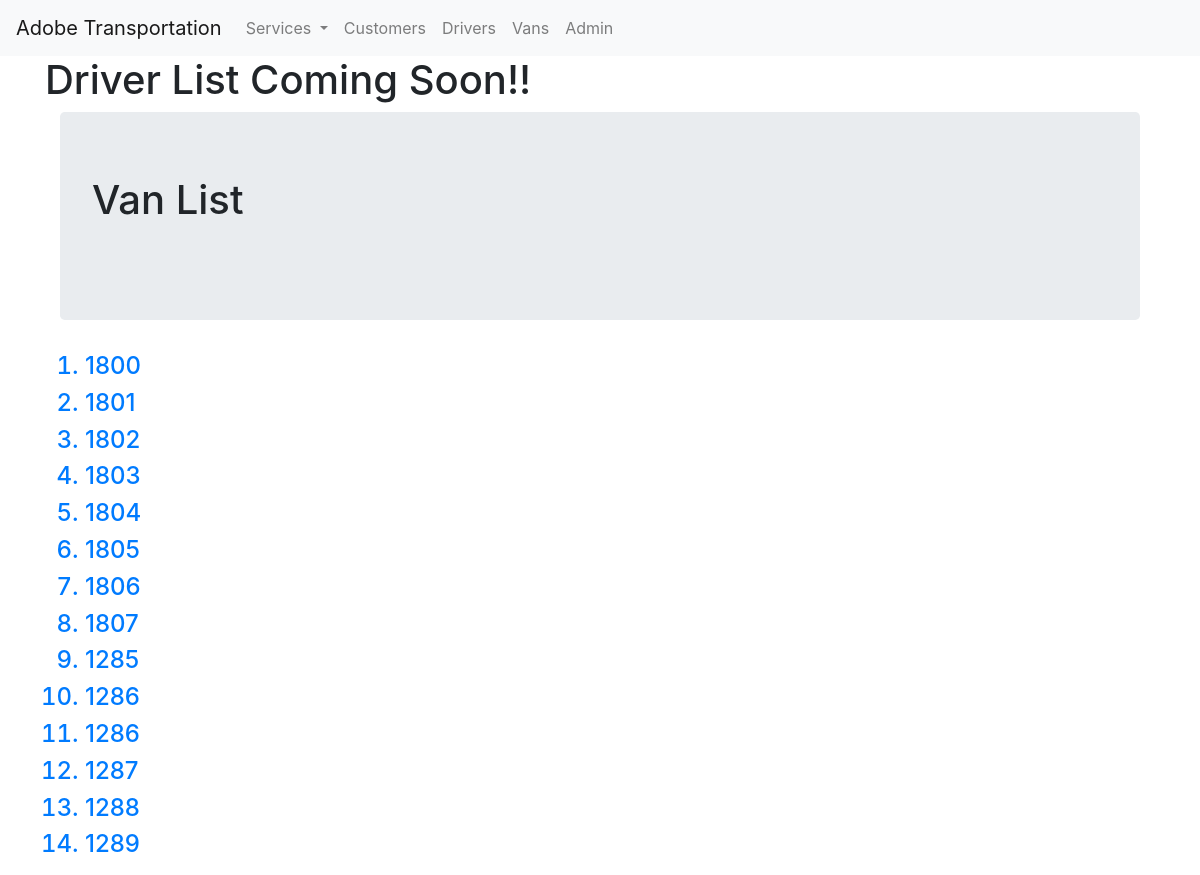
/basic_app/van_list/, run on the app's committed database.
### basic_app/models.py (models this page shows, shortened)
class Van(models.Model):
	van_num = models.CharField(max_length=4, blank=True)
	vin = models.CharField(max_length=60, blank=True)
	year_make_model = models.CharField(max_length=128, blank=True)
	plate = models.CharField(max_length=10, blank=True)

### basic_app/views.py (the view)
# urls.py: path('van_list/', views.VanListView.as_view(), name='van_list'),
class VanListView(ListView):
	context_object_name = 'van_list'
	model = models.Van
	def get_context_data(self, **kwargs):
		context = super().get_context_data(**kwargs)
		context['filter'] = VanInfoFilter(self.request.GET, queryset= self.get_queryset())
		return context

### basic_app/templates/basic_app/van_list.html
<!DOCTYPE html>
{% extends "basic_app/base.html" %}
{% block body_content %}
<h1>Driver List Coming Soon!!</h1>
<div class="container">
	<div class="jumbotron">
		<h1>Van List</h1><br>
	</div>
</div>
<ol>
	{% for van in van_list %}
	<h4><a href="{{van.id}}"><li>{{ van.van_num}}</li></a></h4>
	{% endfor %}
</ol>
{% endblock %}

### data on the page
Van: van_num "1800"
Van: van_num "1801"
Van: van_num "1802"
Van: van_num "1803"
Van: van_num "1804"
Van: van_num "1805"
Van: van_num "1806"
Van: van_num "1807"
Van: van_num "1285"
Van: van_num "1286"
Van: van_num "1286"
Van: van_num "1287"
Van: van_num "1288"
Van: van_num "1289"
